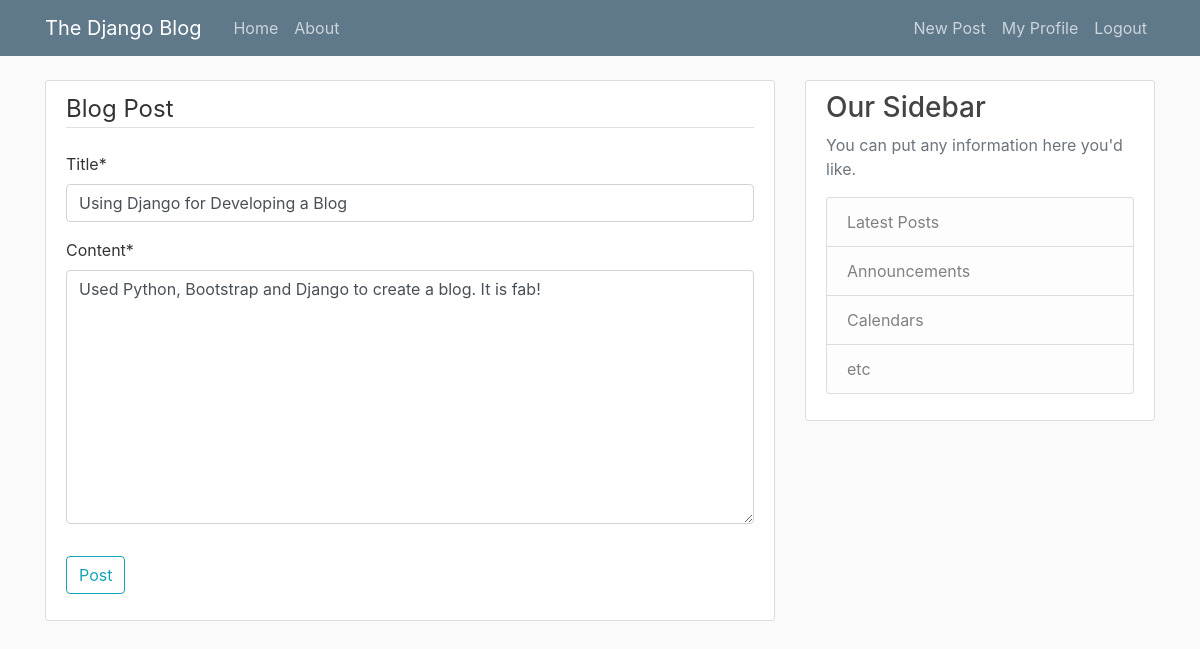
The app's page /post/1/update/ (signed in) with its own data.
### blog/models.py (models this page shows, shortened)
class Post(models.Model): #To add post into DB via shell ---> post_1 = Post(content = "", title = "", author = ""  ---> post_1.save()
	content = models.TextField()
	title = models.CharField(max_length=100)
	date_posted = models.DateTimeField(default = timezone.now)
	author = models.ForeignKey(User, on_delete = models.CASCADE)

### blog/views.py (the view, shortened to what this page needs)
# urls.py: path('post/<int:pk>/update/', PostUpdateView.as_view(), name="post-update"),
class PostUpdateView(UserPassesTestMixin, LoginRequiredMixin,UpdateView):
	model = Post
	fields = ['title', 'content']
	def test_func(self):#prevents users from updating other user posts
		post = self.get_object()
		if self.request.user == post.author:
			return True
		return False

### blog/templates/blog/post_form.html (shortened to what this page needs)
{% extends "blog/base.html" %}
{% load crispy_forms_tags %}
{% block content %}
	<div class="content-section">
		<form method="POST">
			<fieldset class="form-group">
				<legend class="border-bottom mb-4"> Blog Post </legend>
				{{ form|crispy }}
			</fieldset>
			<div class="form-group">
				<button class="btn btn-outline-info" type="submit"> Post</button>
			</div>
		</form>
	</div>
{% endblock content %}

### blog/static/blog/main.css (style rules this page uses)
body { background: #fafafa; color: #333333; margin-top: 5rem; }
.content-section { background: #ffffff; padding: 10px 20px; border: 1px solid #dddddd; border-radius: 3px; margin-bottom: 20px; }

### records on screen
Post: title "Using Django for Developing a Blog", content "Used Python, Bootstrap and Django to create a blog. It is fab!"
